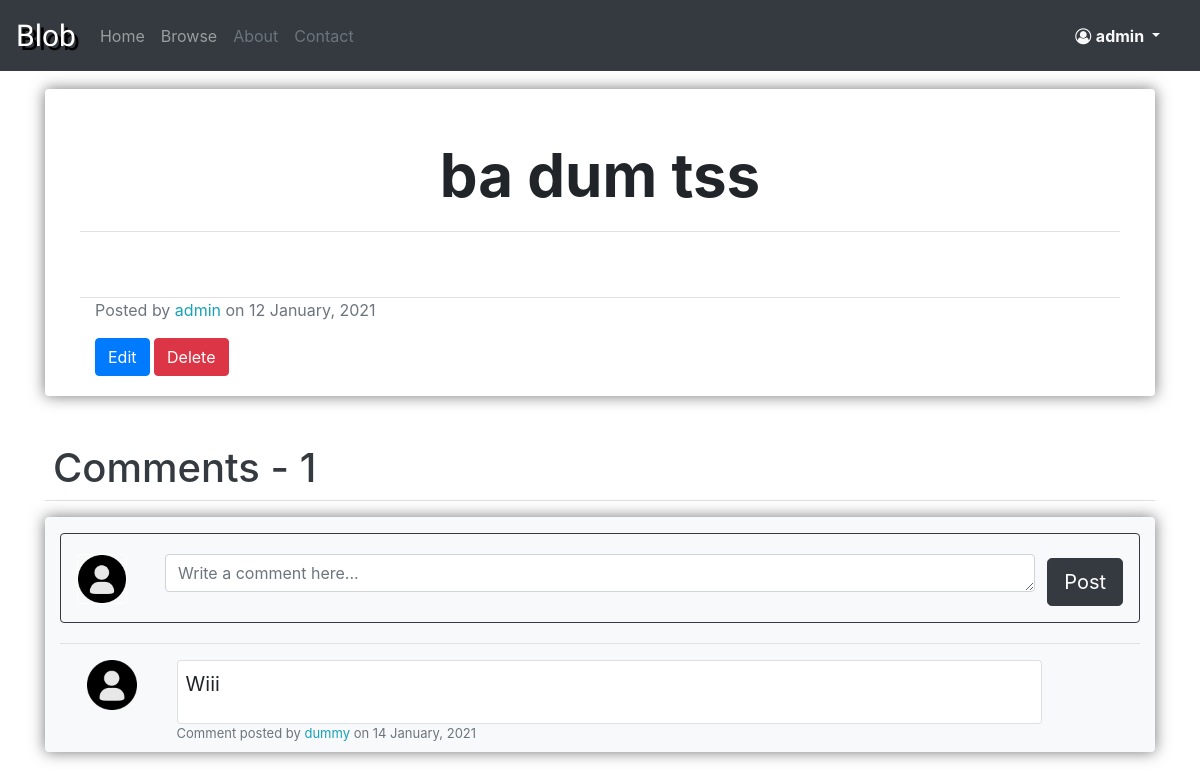
Before: /post/3/ (signed in) with the older database file.
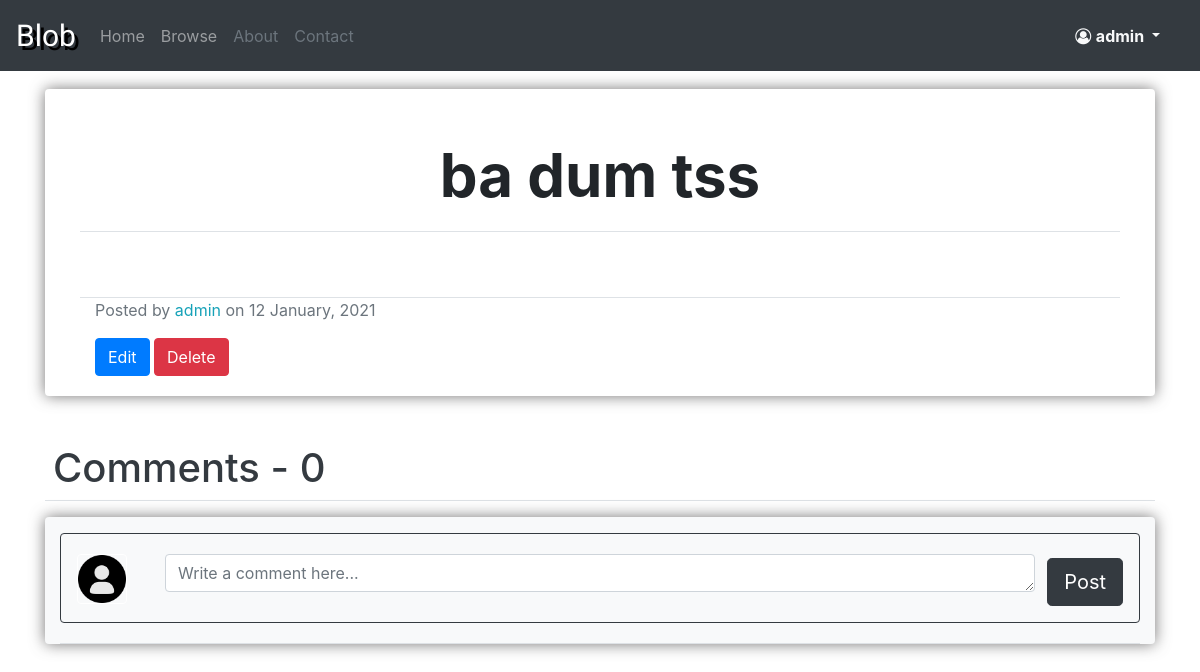
After: the same page with the newer database file.
### blog/models.py (models this page shows, shortened)
class Comment(models.Model):
    author = models.ForeignKey(User, on_delete=models.CASCADE)
    post = models.ForeignKey(Post, on_delete=models.CASCADE)
    content = models.TextField()
    date = models.DateTimeField(default=timezone.now)

### blog/views/post_views.py (the view)
# urls.py: path('post/<int:pk>/', views.post_view, name='blog-post-view'),
def post_view(request, pk):
    found_post = get_object_or_404(Post, pk=pk)
    comments = Comment.objects.filter(post=found_post).order_by("-date")
    if request.method == "POST":
        comment_form = CommentCreationForm(request.POST)
        if comment_form.is_valid():
            created_comment = comment_form.save(commit=False)
            created_comment.author = request.user
            created_comment.post = found_post
            created_comment.save()
            return redirect(request.path)
    else:
        comment_form = CommentCreationForm()
    context = {
        "post": found_post,
        "comments": comments,
        "form": comment_form,
        "comments_count": comments.count(),
        "title": found_post.title,
    }
    return render(request, "blog/posts/post_view.html", context)

### blog/forms.py
class CommentCreationForm(forms.ModelForm):
    class Meta:
        model = Comment
        fields = ["content"]
        widgets = {
            'content': forms.Textarea(attrs={'rows': 1, 'placeholder':'Write a comment here...','class':'form-control'}),
        }

### account/models.py (called while the page is built)
    def get_picture(self):
        if os.path.exists(self.picture.path):
            return self.picture.url
        return DEFAULT_PICTURE_URL

### blog/templates/blog/posts/post_view.html (shortened to what the changed rows need)
{% extends "blog/basic.html" %}
{% load crispy_forms_tags %}
{% block dependencies %}
    {% load static %}
    <link rel="stylesheet" type="text/css" href="{% static 'blog/postStyle.css' %}">
{% endblock dependencies %}
{% block content_big %}
    <div class="post-detail rounded">
        <div class="row mb-5 border-bottom ">
            <div class="col-md">
                <h1 class="post-title">
                    {{ post.title }}
                </h1>
            </div>
        </div>
    </div>
    <div class="mt-5 border-bottom">
        <h1 class="text-dark ml-2 ">Comments - <span class="" > {{ comments_count }}</span> </h1>
    </div>
    <div class="post-comment-section mt-3 container bg-light rounded">
        <div class="row mt-2 ">
            <div class="col-md">
            </div>
        </div>
        <div class="mt-1 border-top">
            {% for comment in comments %}
                <div class="row mt-2 p-2 ml-1 ">
                    <div class="col-md-1">
                        <img class="rounded" src="{{ comment.author.profile.get_picture }}" width="50" height="50" alt="Picture">
                    </div>
                    <div class="col-md">
                        <div class="card comment-content border-bottom p-2 bg-white rounded ">
                            <div style="word-break: break-word;">
                                <p class="text-break">
                                    {{ comment.content }}
                                </p>
                            </div>
                        </div>
                        <div class="text-muted comment-detail">
                            Comment posted by <a href="{% url 'account-profile-inspect' comment.author.id %}" class="text-info">{{ comment.author.username }}</a> on {{ comment.date|date:"d F, Y"}}
                        </div>
                    </div>
                    <div class="col-md-1">
                    </div>
                </div>
            {% endfor %}
        </div>
    </div>
{% endblock content_big %}

Changed rows visible on the page:
removed Comment: content "Wiii", author.username "dummy", date "14 January, 2021"
Other visible differences:
{{ comments_count }}: "1" → "0"
